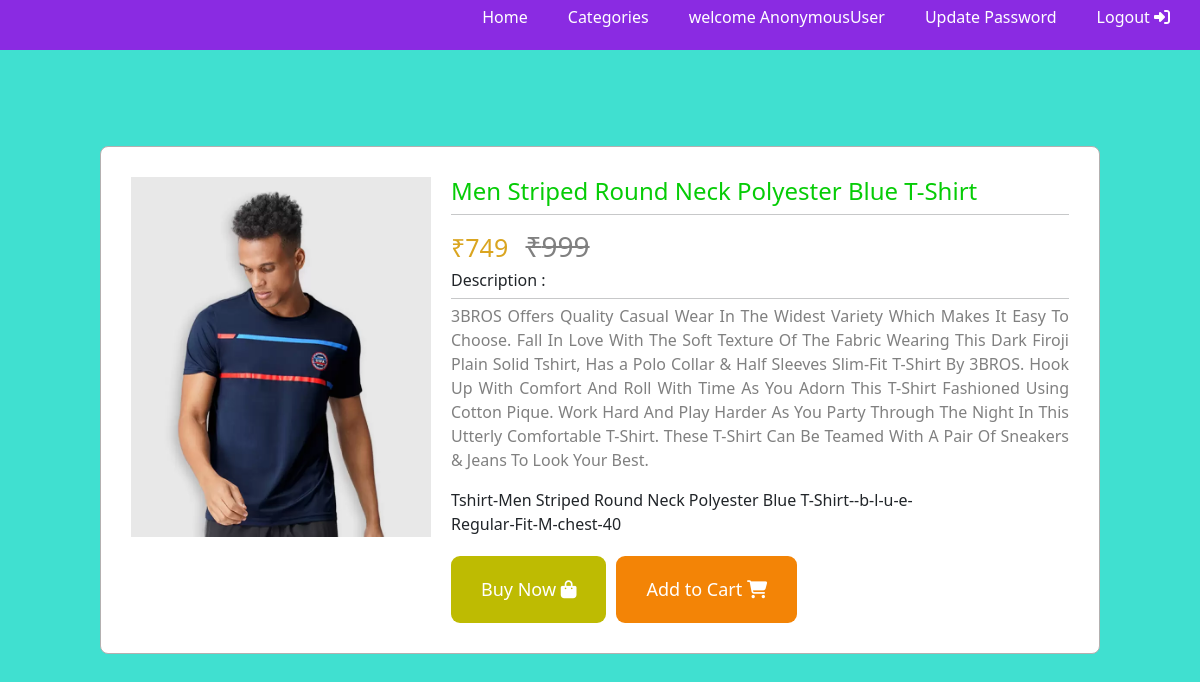
The page /singleproductitem/Tshirt-Men Striped Round Neck Polyester Blue T-Shirt--b-l-u-e-/ on the database its author committed.
### app/models.py (models this page shows, shortened)
class product_item(models.Model):
    product=models.ForeignKey(product,on_delete=models.CASCADE)
    colour=models.ForeignKey(colour,on_delete=models.CASCADE)
    original_price=models.IntegerField()
    size_category=models.ForeignKey(size_category,on_delete=models.SET_NULL,null=True,blank=True)
    sizeoption=models.ForeignKey(size_option,on_delete=models.SET_NULL,null=True,blank=True)
    sale_price=models.IntegerField()
    slug=models.CharField(max_length=100,null=True,blank=True)
    product_code =models.CharField(max_length=100,null=True,blank=True)
    image1=models.ImageField(upload_to='product_image/',blank=True,null=True)
    image2=models.ImageField(upload_to='product_image/',blank=True,null=True)
    image3=models.ImageField(upload_to='product_image/',blank=True,null=True)
    image4=models.ImageField(upload_to='product_image/',blank=True,null=True)

class product(models.Model):
    product_category=models.ForeignKey(product_category,on_delete=models.CASCADE)
    brand_id=models.ForeignKey(brand,on_delete=models.CASCADE,blank=True,null=True)
    product_name=models.CharField(max_length=100)
    product_description=models.TextField(max_length=1000)
    model_height=models.CharField(max_length=100,blank=True,null=True)
    model_wearing=models.CharField(max_length=100,blank=True,null=True)
    care_instructions=models.CharField(max_length=100,blank=True,null=True)
    slug=models.CharField(max_length=100,null=True,blank=True)
    about=models.TextField(max_length=1000,blank=True,null=True)
    def __str__(self):
        return self.product_name

class size_option(models.Model):
    size_name=models.CharField(max_length=100)
    sort_order=models.CharField(max_length=100)
    size_category_id=models.ForeignKey(size_category,on_delete=models.CASCADE)
    slug=models.CharField(max_length=100,null=True,blank=True)

### app/views.py (the view)
# urls.py: path('singleproductitem/<str:slug>/',views.SingelProductItem,name="singleproductitem"),
def SingelProductItem(request,slug):
    if product_item.objects.filter(slug=slug).exists():
        product=product_item.objects.get(slug=slug)
        context={
            'product':product
        }
        return render(request,'products/single_product_item.html',context)
    return HttpResponse('product does not exist')

### templates/products/single_product_item.html
{% extends 'home.html' %}
{% block product_data %}
{% load static %}
<link rel="stylesheet" href="{% static 'css/single_product_items.css' %}">
<link rel="stylesheet" href="https://cdnjs.cloudflare.com/ajax/libs/font-awesome/6.7.2/css/all.min.css" />
<div class="containers">
    <div class="main-container">
        <div class="imgage">
            <img src="{{product.image1.url}}" alt="">
        </div>
        <div class="content">
            <h4>{{product.product}}</h4>
            <hr>
            <h3><span id="sale-price">₹{{product.sale_price}}</span> <strike>₹{{product.original_price}}</strike> </h3>
            <h6>Description :</h6>
            <hr>
            <p>{{product.product.product_description}}</p>
            {{product.slug}} <br>
            {{product.sizeoption.slug}}
            <div class="btns">
                <a href=""><button id="buy">Buy Now <i class="fa-solid fa-bag-shopping"
                            style="color: #ffffff;"></i></button></a>
                <a href="{% url 'addtocart' product.slug product.sizeoption.slug %}"><button id="add">Add to Cart <i class="fa-solid fa-cart-shopping"
                            style="color: #ffffff;"></i></button></a>
            </div>
        </div>
    </div>
</div>
{% endblock %}

### static/css/home.css (style rules this page uses)
* { margin: 0; padding: 0; box-sizing: border-box; }

### static/css/header.css (style rules this page uses)
* { margin: 0; padding: 0; box-sizing: border-box; list-style: none; }

### static/css/single_product_items.css (style rules this page uses)
.main-container { display: flex; border: 1px solid rgb(179, 176, 176); width: 1000px; padding: 30px; height: auto; column-gap: 20px; border-radius: 0.5em; background-color: white; }
.imgage img { width: 300px; }
.containers { background-color:turquoise; display: flex; justify-content: center; align-items: center; height: 100vh; flex-wrap: wrap; }
.main-container .content h3 { padding-top: 10px; }
.content .btns button { padding: 20px 30px; border: none; border-radius: 0.5em; font-size: large; color:white; transition: 0.3s ease; }
.content .btns { margin-top: 20px; display: flex; gap: 10px; }
#buy { background-color: rgb(190, 187, 2); }
#add { background-color: rgb(243, 132, 6); }
hr { margin: 5px 0; }
.content p { text-align: justify; color: grey; }
.content h4 { color: rgb(6, 204, 6); }
#sale-price { color: goldenrod; padding-right: 10px; font-size: 25px; }
strike { color: gray; }

### rows shown on the page
product_item: image1 (picture), product "Men Striped Round Neck Polyester Blue T-Shirt", sale_price "749", original_price "999", product.product_description "3BROS Offers Quality Casual Wear In The Widest Variety Which Makes It Easy To Choose. Fall In Love With The Soft Texture Of The Fabric Wearing This Dark Firoji Plain Solid Tshirt, Has a Polo Collar & Half Sleeves Slim-Fit T-Shirt By 3BROS. Hook Up With Comfort And Roll With Time As You Adorn This T-Shirt Fashioned Using Cotton Pique. Work Hard And Play Harder As You Party Through The Night In This Utterly Comfortable T-Shirt. These T-Shirt Can Be Teamed With A Pair Of Sneakers & Jeans To Look Your Best.", slug "Tshirt-Men Striped Round Neck Polyester Blue T-Shirt--b-l-u-e-", sizeoption.slug "Regular-Fit-M-chest-40"

### other values the page prints
{{ request.user }} "AnonymousUser"
